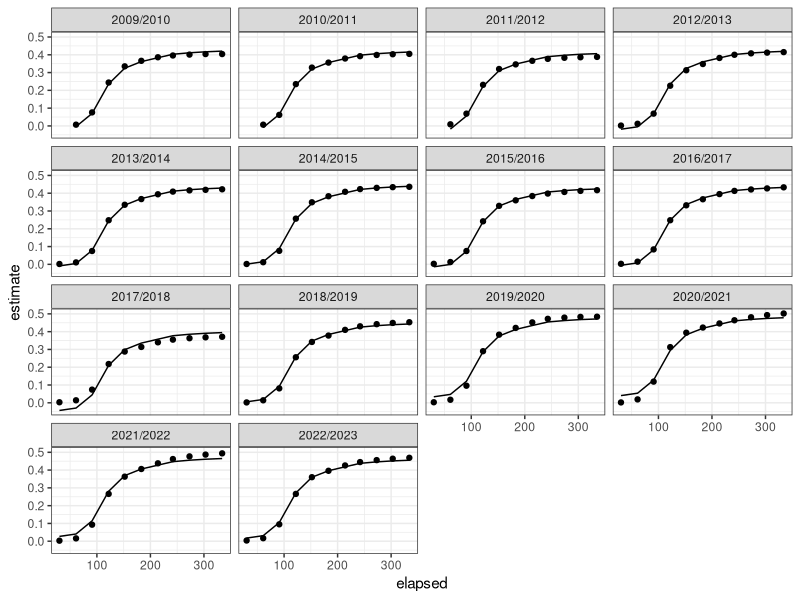
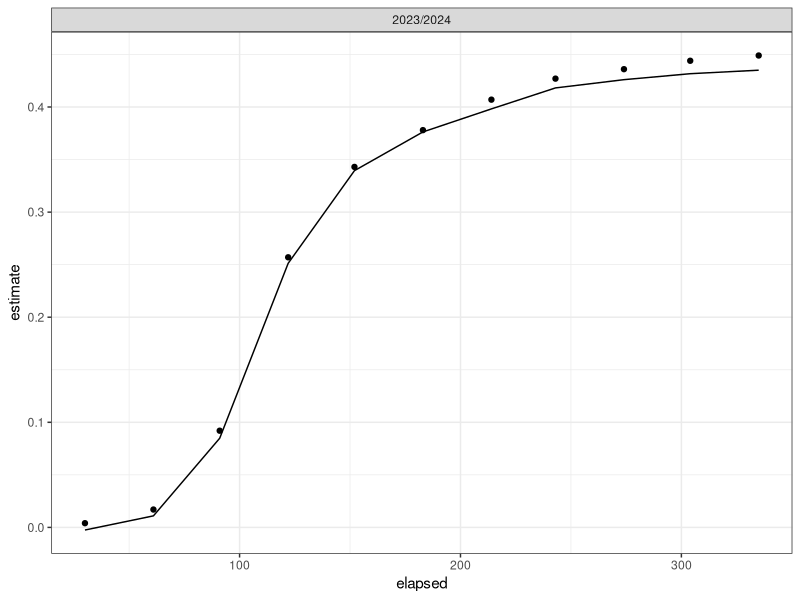
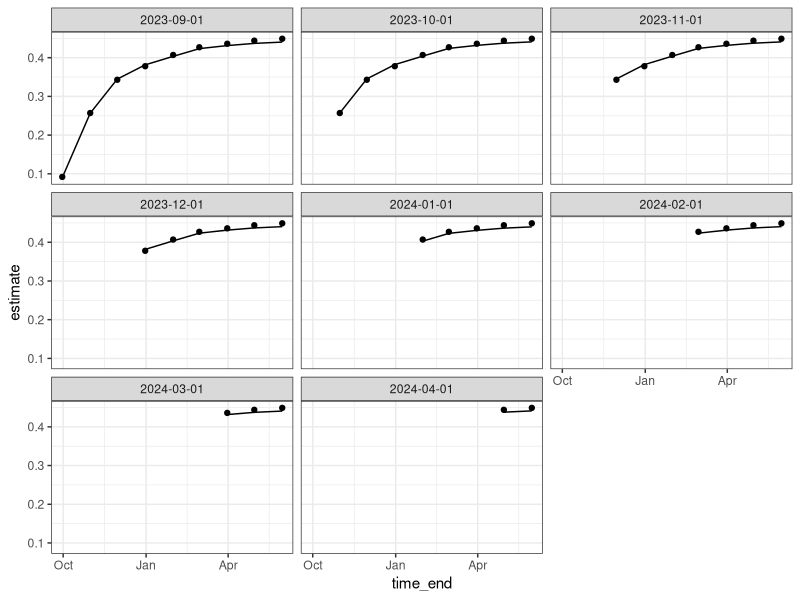
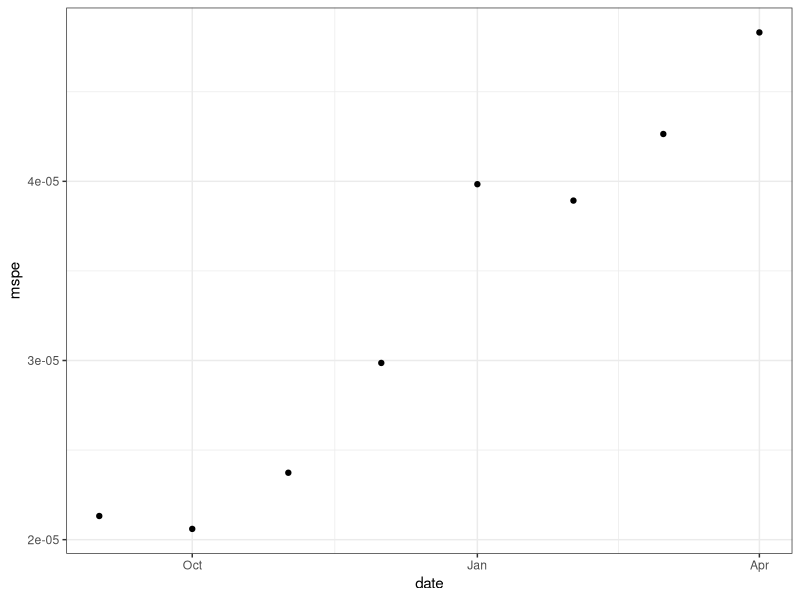
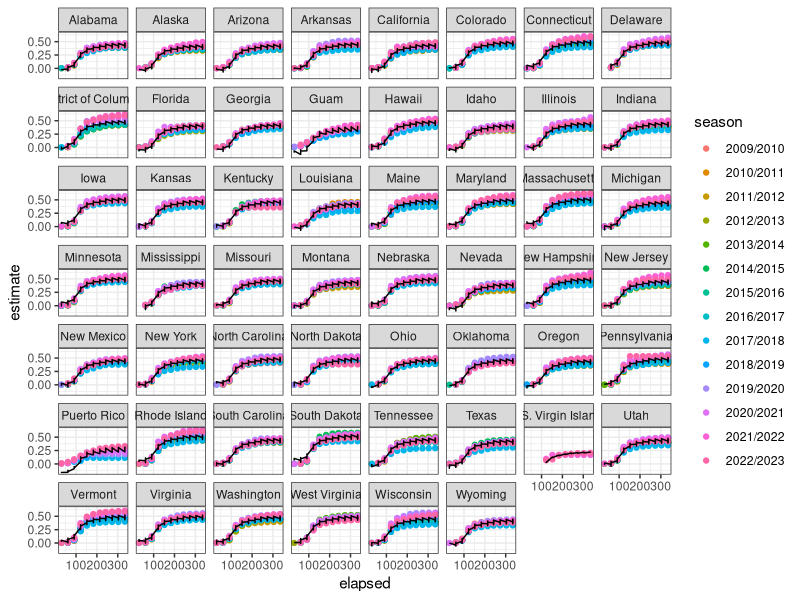
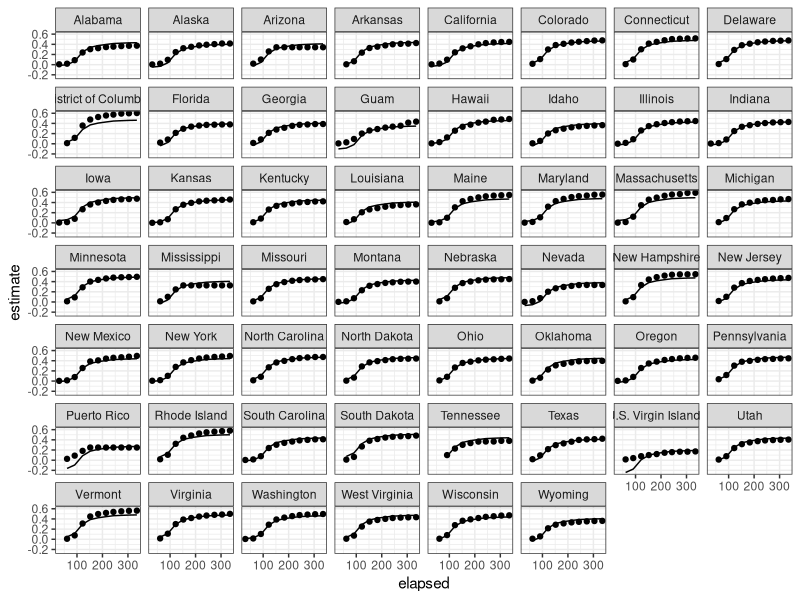

The R source for these figures, in order:
## ---- chunk 1
knitr::opts_chunk$set(echo = TRUE)
## ---- chunk 2
rm(list=ls())
library(dplyr)
library(ggplot2)
library(mgcv)

### national flu data ###
nis <- read.csv("../data/nis_flu_national.csv")
head(nis)
nis$time_end = as.Date(nis$time_end)

nis %>%
  mutate(time_end=as.Date(time_end),
         season_start_year= gsub("(\\d{4})/\\d{4}","\\1",season)) %>%
  mutate(season_start=as.Date(paste0(season_start_year,"-07-01"))) %>%
  mutate(elapsed=as.numeric(time_end-season_start))%>%
  mutate(season=factor(season))%>%
  select(-season_start_year) -> nis

train_end <- as.Date("2023-07-01")

nis %>%
  filter(time_end < train_end) -> nis_train

nis %>%
  filter(time_end >= train_end) -> nis_test

## ---- chunk 3
nis_gam <- gam(estimate ~ s(elapsed,bs="bs") + s(season,bs="re"),data=nis_train,method="REML")
## ---- chunk 4

nis_test$pred <- predict(nis_gam,type="response",newdata=nis_test)

## ---- chunk 5
#### compare with train data ####
nis_train$fitted <- nis_gam$fitted.values

nis_train %>%
  ggplot() +
  geom_point(aes(x=elapsed,y=estimate)) +
  geom_line(aes(x=elapsed,y=fitted)) +
  facet_wrap(season~.) +
  theme_bw()
## ---- chunk 6
nis_test %>%
  ggplot() +
  geom_point(aes(x=elapsed,y=estimate)) +
  geom_line(aes(x=elapsed,y=pred))+
  facet_wrap(season~.) +
  theme_bw()
## ---- chunk 7

### retrospective forecasting ###
retro_gam <- function(forecast_start,data) {
  train <- data %>%
    filter(time_end < forecast_start)
  test <- data %>%
    filter(time_end >= forecast_start)

  gam_fit <- gam(estimate ~ s(elapsed,bs="bs") +s(season,bs="re"),data=train, method="REML")
  test$pred <- predict(gam_fit,type="response",newdata=test)

  return(test)
}

forecast_starts <- seq(as.Date("2023-09-01"),as.Date("2024-04-01"),"1 month")

all_preds <- lapply(1:length(forecast_starts),function(x) {
  retro_gam(forecast_start = forecast_starts[x],data=nis)
})

names(all_preds) <- forecast_starts
all_pred_df <- plyr::ldply(all_preds)

ggplot(all_pred_df) +
  geom_point(aes(x=time_end,y=estimate)) +
  geom_line(aes(x=time_end,y=pred))+
  facet_wrap(.id~.) +
  theme_bw()
## ---- chunk 8
mspe <- function(data, pred) {
  mean((data-pred)^2)
}

retro_mspe <- sapply(1:length(all_preds),function(x) {
  mspe(all_preds[[x]]$estimate,all_preds[[x]]$pred)
})

mspe_df <- data.frame(date=forecast_starts,
                      mspe=retro_mspe)

mspe_df %>%
  ggplot() +
  geom_point(aes(x=date,y=mspe))+
  theme_bw()
## ---- chunk 9
nis_state <- read.csv("../data/nis_flu_states.csv")

nis_state %>%
  mutate(time_end=as.Date(time_end),
         season_start_year= gsub("(\\d{4})/\\d{4}","\\1",season)) %>%
  mutate(season_start=as.Date(paste0(season_start_year,"-07-01"))) %>%
  mutate(elapsed=as.numeric(time_end-season_start))%>%
  mutate(geography=factor(geography),season=factor(season))%>%
  select(-season_start_year) -> nis_state

nis_state %>%
  filter(time_end < train_end) -> nis_state_train

nis_state %>%
  filter(time_end >= train_end) -> nis_state_test

## ---- chunk 10
nis_state_gam <- gam(estimate ~ s(elapsed,bs="bs") + s(geography, bs="re") +
                      s(season, bs="re"),
                  data=nis_state_train,method="REML")
## ---- chunk 11
nis_state_train$fitted <- nis_state_gam$fitted.values
nis_state_test$pred <- predict(nis_state_gam,newdata=nis_state_test,type="response")
## ---- chunk 12
ggplot(nis_state_train) +
  geom_point(aes(x=elapsed,y=estimate,color=season)) +
  geom_line(aes(x=elapsed,y=fitted))+
  facet_wrap(geography~.)+
  theme_bw()
## ---- chunk 13
ggplot(nis_state_test) +
  geom_point(aes(x=elapsed,y=estimate)) +
  geom_line(aes(x=elapsed,y=pred)) +
  facet_wrap(geography~.) +
  theme_bw()
